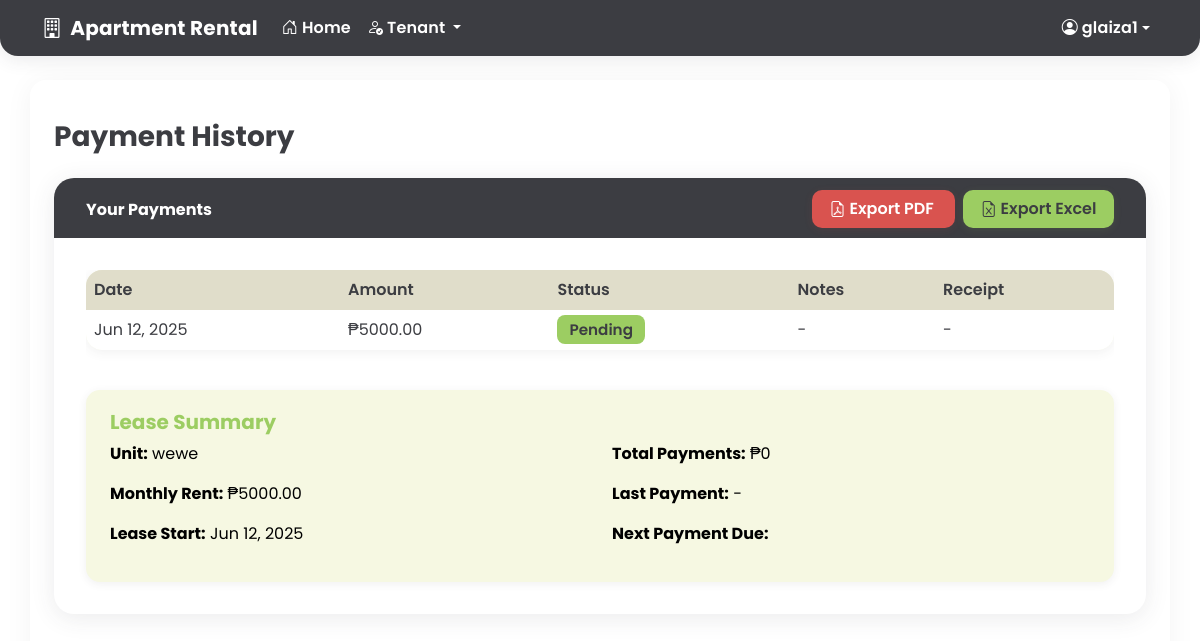
Screenshot of /tenant/payment-history/ (signed in) with the database file from the repository.
### core/models.py (models this page shows, shortened)
class User(AbstractUser):
    CLIENT = 1
    TENANT = 2
    ADMIN = 3
    ROLE_CHOICES = (
        (CLIENT, 'Client'),
        (TENANT, 'Tenant'),
        (ADMIN, 'Admin'),
    )
    role = models.PositiveSmallIntegerField(choices=ROLE_CHOICES, default=CLIENT)
    phone_number = models.CharField(max_length=20, blank=True, null=True)
    facebook_account = models.URLField(blank=True, null=True)
    address = models.TextField(blank=True, null=True)
    occupation = models.CharField(max_length=100, blank=True, null=True)
    profile_picture = models.ImageField(upload_to='profile_pics/', blank=True, null=True)

class Payment(models.Model):
    PENDING = 1
    APPROVED = 2
    REJECTED = 3
    STATUS_CHOICES = (
        (PENDING, 'Pending'),
        (APPROVED, 'Approved'),
        (REJECTED, 'Rejected'),
    )
    lease = models.ForeignKey(Lease, on_delete=models.CASCADE)
    amount = models.DecimalField(max_digits=10, decimal_places=2)
    payment_date = models.DateField()
    receipt = models.FileField(upload_to='receipts/', blank=True, null=True)
    status = models.PositiveSmallIntegerField(choices=STATUS_CHOICES, default=PENDING)
    notes = models.TextField(blank=True, null=True)
    created_at = models.DateTimeField(auto_now_add=True)
    updated_at = models.DateTimeField(auto_now=True)

class Lease(models.Model):
    tenant = models.ForeignKey(User, on_delete=models.CASCADE)
    unit = models.ForeignKey(Unit, on_delete=models.CASCADE)
    start_date = models.DateField()
    end_date = models.DateField(blank=True, null=True)
    monthly_rent = models.DecimalField(max_digits=10, decimal_places=2)
    is_active = models.BooleanField(default=True)
    created_at = models.DateTimeField(auto_now_add=True)
    updated_at = models.DateTimeField(auto_now=True)

class Unit(models.Model):
    AVAILABLE = 1
    OCCUPIED = 2
    STATUS_CHOICES = (
        (AVAILABLE, 'Available'),
        (OCCUPIED, 'Occupied'),
    )
    name = models.CharField(max_length=100)
    description = models.TextField()
    monthly_price = models.DecimalField(max_digits=10, decimal_places=2)
    location = models.CharField(max_length=200)
    payment_inclusions = models.TextField()
    house_rules = models.TextField()
    status = models.PositiveSmallIntegerField(choices=STATUS_CHOICES, default=AVAILABLE)
    main_image = models.ImageField(upload_to='units/')
    created_at = models.DateTimeField(auto_now_add=True)
    updated_at = models.DateTimeField(auto_now=True)

### core/views.py (the view)
# urls.py: path('tenant/payment-history/', views.tenant_payment_history, name='tenant_payment_history'),
@login_required
def tenant_payment_history(request):
    if request.user.role != User.TENANT:
        return redirect('dashboard')
    lease = Lease.objects.filter(tenant=request.user, is_active=True).first()
    if not lease:
        messages.warning(request, 'You do not have an active lease.')
        return redirect('tenant_dashboard')
    payments = Payment.objects.filter(lease=lease).order_by('-payment_date')
    export_format = request.GET.get('export')
    if export_format:
        if export_format == 'pdf':
            return generate_payment_pdf(lease, payments)
        elif export_format == 'excel':
            return generate_payment_excel(lease, payments)
    return render(request, 'tenant/payment_history.html', {'payments': payments, 'lease': lease})

### templates/tenant/payment_history.html (shortened to what this page needs)
{% extends 'base.html' %}
{% block content %}
<div class="container payment-history-container">
    <h1 class="h3 mb-4" style="color:var(--charcoal);font-weight:700;">Payment History</h1>
    <div class="payment-history-card">
        <div class="payment-history-header">
            <h6>Your Payments</h6>
            <div>
                <a href="?export=pdf" class="payment-history-btn-pdf">
                    <i class="bi bi-file-earmark-pdf"></i> Export PDF
                </a>
                <a href="?export=excel" class="payment-history-btn-excel">
                    <i class="bi bi-file-earmark-excel"></i> Export Excel
                </a>
            </div>
        </div>
        <div class="payment-history-body">
            <div class="table-responsive">
                <table class="table payment-history-table align-middle" width="100%">
                    <thead>
                        <tr>
                            <th>Date</th>
                            <th>Amount</th>
                            <th>Status</th>
                            <th>Notes</th>
                            <th>Receipt</th>
                        </tr>
                    </thead>
                    <tbody>
                        {% for payment in payments %}
                        <tr>
                            <td>{{ payment.payment_date|date:"M d, Y" }}</td>
                            <td>₱{{ payment.amount }}</td>
                            <td>
                                <span class="{% if payment.status == payment.APPROVED %}payment-history-badge-success{% elif payment.status == payment.REJECTED %}payment-history-badge-danger{% else %}payment-history-badge-warning{% endif %}">
                                    {{ payment.get_status_display }}
                                </span>
                            </td>
                            <td>{{ payment.notes|default:"-"|truncatewords:5 }}</td>
                            <td>
                                {% if payment.receipt %}
                                    <a href="{{ payment.receipt.url }}" target="_blank" class="payment-history-btn-receipt">
                                        <i class="bi bi-download"></i> View
                                    </a>
                                {% else %}
                                    -
                                {% endif %}
                            </td>
                        </tr>
                        {% empty %}
                        <tr>
                            <td colspan="5" class="text-center">No payment records found.</td>
                        </tr>
                        {% endfor %}
                    </tbody>
                </table>
            </div>
            <div class="payment-history-summary mt-4">
                <h5 style="color:var(--kiwi-green);font-weight:700;">Lease Summary</h5>
                <div class="row">
                    <div class="col-md-6">
                        <p><strong>Unit:</strong> {{ lease.unit.name }}</p>
                        <p><strong>Monthly Rent:</strong> ₱{{ lease.monthly_rent }}</p>
                        <p><strong>Lease Start:</strong> {{ lease.start_date|date:"M d, Y" }}</p>
                    </div>
                    <div class="col-md-6">
                        <p><strong>Total Payments:</strong> ₱{{ total_payments|default:"0" }}</p>
                        <p><strong>Last Payment:</strong> {{ last_payment_date|default:"-" }}</p>
                        <p><strong>Next Payment Due:</strong> {{ next_payment_due|date:"M d, Y" }}</p>
                    </div>
                </div>
            </div>
        </div>
    </div>
</div>
{% endblock %}

### templates/partials/_navbar.html (shortened to what this page needs)
<nav class="navbar navbar-expand-lg navbar-charcoal">
    <div class="container">
        <a class="navbar-brand fw-bold d-flex align-items-center" href="{% url 'home' %}">
            <i class="bi bi-building me-2"></i>Apartment Rental
        </a>
        <div class="collapse navbar-collapse" id="navbarNav">
            <ul class="navbar-nav me-auto">
                <li class="nav-item">
                    <a class="nav-link" href="{% url 'home' %}">
                        <i class="bi bi-house-door me-1"></i>Home
                    </a>
                </li>
                {% if user.is_authenticated %}
                    {% if user.role == user.ADMIN or user.is_superuser %}
                        <li class="nav-item dropdown">
                            <a class="nav-link dropdown-toggle" href="#" id="adminDropdown" role="button" data-bs-toggle="dropdown">
                                <i class="bi bi-speedometer2 me-1"></i>Admin
                            </a>
                            <ul class="dropdown-menu">
                                <li><a class="dropdown-item" href="{% url 'admin_dashboard' %}"><i class="bi bi-grid me-2"></i>Dashboard</a></li>
                                <li><a class="dropdown-item" href="{% url 'admin_units_list' %}"><i class="bi bi-house-gear me-2"></i>Units</a></li>
                                <li><a class="dropdown-item" href="{% url 'admin_applications' %}"><i class="bi bi-file-earmark-text me-2"></i>Applications</a></li>
                                <li><a class="dropdown-item" href="{% url 'admin_tenants' %}"><i class="bi bi-people me-2"></i>Tenants</a></li>
                                <li><a class="dropdown-item" href="{% url 'admin_payments' %}"><i class="bi bi-cash-stack me-2"></i>Payments</a></li>
                                <li><a class="dropdown-item" href="{% url 'admin_announcements' %}"><i class="bi bi-megaphone me-2"></i>Announcements</a></li>
                                <li><a class="dropdown-item" href="{% url 'admin_leave_requests' %}"><i class="bi bi-door-open me-2"></i>Leave Requests</a></li>
                                <li><a class="dropdown-item" href="{% url 'admin_messages' %}"><i class="bi bi-chat-left-text me-2"></i>Messages</a></li>
                            </ul>
                        </li>
                    {% elif user.role == user.TENANT %}
                        <li class="nav-item dropdown">
                            <a class="nav-link dropdown-toggle" href="#" id="tenantDropdown" role="button" data-bs-toggle="dropdown">
                                <i class="bi bi-person-check me-1"></i>Tenant
                            </a>
                        </li>
                    {% endif %}
                {% endif %}
            </ul>
            <ul class="navbar-nav">
                {% if user.is_authenticated %}
                    <li class="nav-item dropdown">
                        <a class="nav-link dropdown-toggle d-flex align-items-center" href="#" id="userDropdown" role="button" data-bs-toggle="dropdown">
                            <i class="bi bi-person-circle me-1"></i>
                            <span class="d-none d-lg-inline">{{ user.username|truncatechars:12 }}</span>
                        </a>
                    </li>
                {% endif %}
            </ul>
        </div>
    </div>
</nav>

### static/css/style.css (style rules this page uses)
:root { --charcoal: #3C3D42; --kiwi-green: #9CCD62; --soft-cream: #F6F8E2; --sage-beige: #E0DDCA; --cloud-white: #FFFFFF; --error-red: #D9534F; --sky-blue: #5BC0DE; --success-olive: #6BA539; --neutral-gray: #A9A9A9; }
body { background-color: #f8f9fa; }
a { text-decoration: none; }
.table th { border-top: none; }

### templates/partials/_navbar.html (style rules this page uses)
.navbar-charcoal { background-color: var(--charcoal) !important; color: var(--cloud-white) !important; border-radius: 0 0 18px 18px; box-shadow: 0 4px 18px 0 rgba(60, 61, 66, 0.10); font-family: 'Poppins', Arial, sans-serif !important; padding-top: 0.5rem; padding-bottom: 0.5rem; }
.navbar-charcoal .navbar-brand, .navbar-charcoal .nav-link, .navbar-charcoal .bi { color: var(--cloud-white) !important; font-family: 'Poppins', Arial, sans-serif !important; font-weight: 600; letter-spacing: 0.01em; }

### templates/tenant/payment_history.html (style rules this page uses)
.payment-history-container { font-family: 'Poppins', Arial, sans-serif !important; margin-top: 2.5rem; }
.payment-history-card { background: var(--cloud-white); border-radius: 20px; box-shadow: 0 4px 24px 0 rgba(60, 61, 66, 0.10); border: none; margin-bottom: 2rem; }
.payment-history-header { background: var(--charcoal); color: var(--cloud-white); border-radius: 20px 20px 0 0; padding: 1.25rem 2rem 1rem 2rem; display: flex; align-items: center; justify-content: space-between; }
.payment-history-header h6 { font-weight: 700; margin: 0; }
.payment-history-body { padding: 2rem; }
.payment-history-table { background: var(--soft-cream); border-radius: 16px; overflow: hidden; font-size: 1rem; box-shadow: 0 2px 12px 0 rgba(60, 61, 66, 0.08); }
.payment-history-table th { background: var(--sage-beige); color: var(--charcoal); font-weight: 600; border: none; }
.payment-history-table td { background: var(--cloud-white); color: var(--charcoal); border: none; vertical-align: middle; }
.payment-history-badge-warning { background: var(--kiwi-green); color: var(--charcoal); border-radius: 8px; font-size: 0.95rem; font-weight: 600; padding: 0.25rem 0.75rem; }
.payment-history-btn-pdf { background: var(--error-red); color: var(--cloud-white); border-radius: 10px; font-weight: 600; font-size: 1rem; padding: 0.45rem 1.1rem; box-shadow: 0 2px 8px 0 rgba(217, 83, 79, 0.10); border: none; transition: background 0.2s, color 0.2s; margin-right: 0.5rem; }
.payment-history-btn-excel { background: var(--kiwi-green); color: var(--charcoal); border-radius: 10px; font-weight: 600; font-size: 1rem; padding: 0.45rem 1.1rem; box-shadow: 0 2px 8px 0 rgba(156, 205, 98, 0.10); border: none; transition: background 0.2s, color 0.2s; }
.payment-history-summary { background: var(--soft-cream); border-radius: 14px; box-shadow: 0 2px 8px 0 rgba(60, 61, 66, 0.08); padding: 1.25rem 1.5rem; margin-top: 2rem; }

### rows the page displays
User: username "glaiza1"
Payment: payment_date "Jun 12, 2025", amount "5000.00", status "Pending", notes "-"
Lease: unit.name "wewe", monthly_rent "5000.00", start_date "Jun 12, 2025"

### other values shown
{{ total_payments|default:"0" }} "0"
{{ last_payment_date|default:"-" }} "-"
